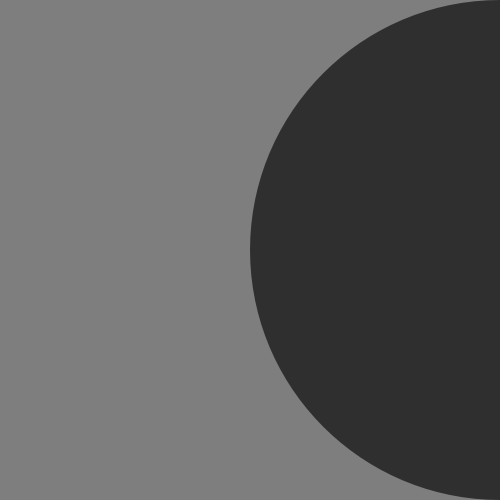
Frame 1 (no input)
Frame 60 (the mouse pressed at the canvas centre just before this capture): identical to frame 1, image omitted
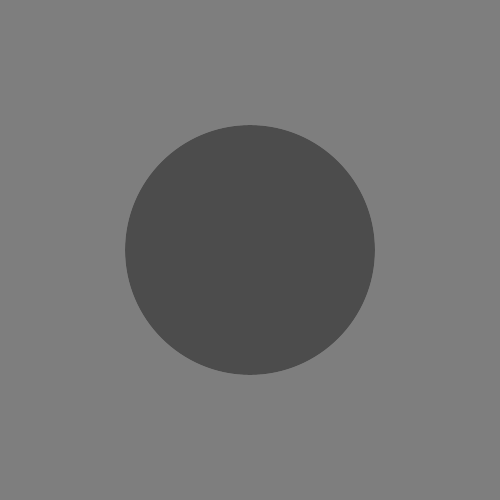
Frame 120 (the mouse held since frame 60 and released just before this capture)

The Processing sketch that drew these frames (run headless with seeded random() and noise(); from frame 60 on, the mouse is pressed at the canvas centre):

// Processing sketch: sketch_sunandmoon
// ── sketch_sunandmoon.pde
void setup() {
  size(500, 500);
  noStroke();
}

void draw() {
  float x = mouseX;
  float y = mouseY;
  float ix = width - mouseX; // Inverse X
  float iy = height - mouseY; // Inverse Y
  background(126);
  fill(255, 150);
  ellipse(x, height/2, y, y);
  fill(0, 159);
  ellipse(ix, height/2, iy, iy);
}
